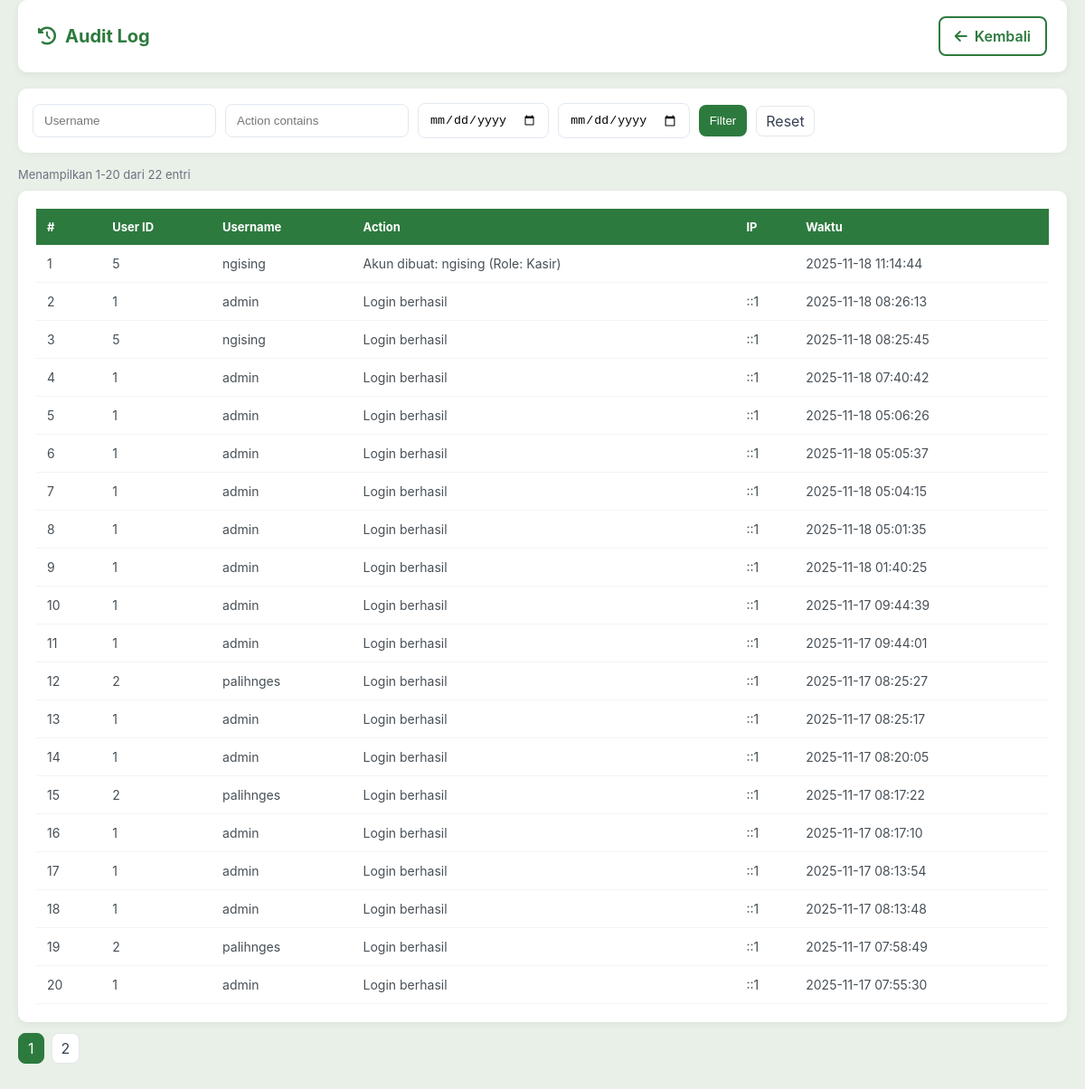
/audit_log.php (signed in), run on the app's committed database.
### tables this page shows
CREATE TABLE `audit_log` (
  `id` int(11) NOT NULL,
  `user_id` int(11) NOT NULL,
  `username` varchar(100) NOT NULL,
  `action` varchar(255) NOT NULL,
  `ip_address` varchar(50) DEFAULT NULL,
  `timestamp` datetime DEFAULT current_timestamp()
);

### audit_log.php (the view, shortened to what this page needs)
<?php
require_once 'config/conn_db.php';
$username = isset($_GET['username']) ? clean_input($_GET['username']) : '';
$actionq = isset($_GET['action_q']) ? clean_input($_GET['action_q']) : '';
$date_from = isset($_GET['date_from']) ? clean_input($_GET['date_from']) : '';
$date_to = isset($_GET['date_to']) ? clean_input($_GET['date_to']) : '';
$page = max(1, intval($_GET['page'] ?? 1));
$perPage = 20;
$where = '';
$countRes = mysqli_query($conn, "SELECT COUNT(*) AS total FROM audit_log $where");
$total = 0;
if ($countRes) {
    $r = mysqli_fetch_assoc($countRes);
    $total = intval($r['total']);
}
$offset = ($page - 1) * $perPage;
$sql = "SELECT * FROM audit_log $where ORDER BY timestamp DESC LIMIT $offset, $perPage";
$res = mysqli_query($conn, $sql);
?>
<!DOCTYPE html>
<html lang="id">
<head>
    <link rel="stylesheet" href="https://cdnjs.cloudflare.com/ajax/libs/font-awesome/6.4.0/css/all.min.css">
</head>
<body>
    <div class="container">
        <div class="header">
            <h2><i class="fas fa-history"></i> Audit Log</h2>
            <div class="page-actions">
                <a href="dashboard.php" class="btn btn-outline"><i class="fas fa-arrow-left"></i> Kembali</a>
            </div>
        </div>
        <div class="form-filters">
            <form method="get" style="display:flex; gap:10px; align-items:center; flex-wrap:wrap;">
                <input type="text" name="username" placeholder="Username" value="<?php echo htmlspecialchars($username); ?>">
                <input type="text" name="action_q" placeholder="Action contains" value="<?php echo htmlspecialchars($actionq); ?>">
                <input type="date" name="date_from" value="<?php echo htmlspecialchars($date_from); ?>">
                <input type="date" name="date_to" value="<?php echo htmlspecialchars($date_to); ?>">
                <button type="submit" class="btn-primary">Filter</button>
                <a href="audit_log.php" class="page-link">Reset</a>
            </form>
        </div>
        <div class="small muted" style="margin:10px 0;">Menampilkan <?php echo ($total>0?($offset+1)."-".min($offset+$perPage,$total):"0"); ?> dari <?php echo $total; ?> entri</div>
        <div class="table-wrap">
            <table>
                <thead>
                    <tr>
                        <th>#</th>
                        <th>User ID</th>
                        <th>Username</th>
                        <th>Action</th>
                        <th>IP</th>
                        <th>Waktu</th>
                    </tr>
                </thead>
                <tbody>
                    <?php if ($res && mysqli_num_rows($res) > 0): $no = $offset + 1; while ($row = mysqli_fetch_assoc($res)): ?>
                    <tr>
                        <td><?php echo $no++; ?></td>
                        <td><?php echo htmlspecialchars($row['user_id']); ?></td>
                        <td><?php echo htmlspecialchars($row['username']); ?></td>
                        <td><?php echo htmlspecialchars($row['action']); ?></td>
                        <td><?php echo htmlspecialchars($row['ip_address']); ?></td>
                        <td><?php echo htmlspecialchars($row['timestamp']); ?></td>
                    </tr>
                    <?php endwhile; else: ?>
                    <tr><td colspan="6" class="muted">Belum ada data audit log.</td></tr>
                    <?php endif; ?>
                </tbody>
            </table>
        </div>
        <div class="pagination">
            <?php
            $totalPages = max(1, ceil($total / $perPage));
            $baseUrl = 'audit_log.php?username=' . urlencode($username) . '&action_q=' . urlencode($actionq) . '&date_from=' . urlencode($date_from) . '&date_to=' . urlencode($date_to) . '&page=';
            for ($p = 1; $p <= $totalPages; $p++) {
                if ($p == $page) {
                    echo '<span class="page-link active">' . $p . '</span>';
                } else {
                    echo '<a class="page-link" href="' . $baseUrl . $p . '">' . $p . '</a>';
                }
            }
            ?>
        </div>
    </div>
</body>
</html>

### audit_log.php (style rules this page uses)
* { margin:0; padding:0; box-sizing: border-box; }
body { font-family: 'Inter', sans-serif; background: #e8f0e8; min-height: 100vh; }
.container { max-width: 100%; margin: 0; padding: 0 20px 40px; }
.header { background: white; padding: 18px 22px; border-radius: 10px; margin-bottom: 18px; box-shadow: 0 2px 8px rgba(0,0,0,0.06); display: flex; justify-content: space-between; align-items: center; gap: 12px; }
.header h2 { color: #2d7a3e; font-size: 20px; display:flex; align-items:center; gap:10px; }
.page-actions { display:flex; gap:10px; }
.btn { padding: 10px 16px; border-radius: 8px; cursor: pointer; border: none; font-weight: 600; display:inline-flex; align-items:center; gap:8px; text-decoration:none; }
.btn-primary { background: #2d7a3e; color: white; }
.btn-outline { background: white; border: 2px solid #2d7a3e; color: #2d7a3e; }
.form-filters { background: white; padding: 16px; border-radius: 10px; box-shadow: 0 2px 8px rgba(0,0,0,0.04); margin-bottom: 16px; display:flex; gap:10px; flex-wrap:wrap; align-items:center; }
.form-filters input[type=text], .form-filters input[type=date] { padding:10px 12px; border:1px solid #e2e8f0; border-radius:8px; }
.form-filters button { padding:10px 12px; border-radius:8px; border:none; background:#2d7a3e; color:white; cursor:pointer }
.table-wrap { background: white; padding: 20px; border-radius: 10px; box-shadow: 0 2px 8px rgba(0,0,0,0.06); overflow-x:auto; }
table { width:100%; border-collapse: collapse; min-width: 720px; }
thead th { background: #2d7a3e; color: white; padding:12px; text-align:left; font-size:13px; }
tbody td { padding:12px; border-bottom:1px solid #f1f5f4; color:#475057; font-size:14px; }
.muted { color:#6b7280; font-size:13px; }
.pagination { margin-top:12px; display:flex; gap:8px; align-items:center; flex-wrap:wrap; }
.page-link { padding:6px 10px; border-radius:8px; border:1px solid #e5e7eb; background:white; text-decoration:none; color:#374151; }
.page-link.active { background:#2d7a3e; color:white; border-color:#2d7a3e }

### data on the page
audit_log: user "5", username "ngising", action "Akun dibuat: ngising (Role: Kasir)", timestamp "2025-11-18 11:14:44"
audit_log: user "1", username "admin", action "Login berhasil", ip_address "::1", timestamp "2025-11-18 08:26:13"
audit_log: user "5", username "ngising", action "Login berhasil", ip_address "::1", timestamp "2025-11-18 08:25:45"
audit_log: user "1", username "admin", action "Login berhasil", ip_address "::1", timestamp "2025-11-18 07:40:42"
audit_log: user "1", username "admin", action "Login berhasil", ip_address "::1", timestamp "2025-11-18 05:06:26"
audit_log: user "1", username "admin", action "Login berhasil", ip_address "::1", timestamp "2025-11-18 05:05:37"
audit_log: user "1", username "admin", action "Login berhasil", ip_address "::1", timestamp "2025-11-18 05:04:15"
audit_log: user "1", username "admin", action "Login berhasil", ip_address "::1", timestamp "2025-11-18 05:01:35"
audit_log: user "1", username "admin", action "Login berhasil", ip_address "::1", timestamp "2025-11-18 01:40:25"
audit_log: user "1", username "admin", action "Login berhasil", ip_address "::1", timestamp "2025-11-17 09:44:39"
audit_log: user "1", username "admin", action "Login berhasil", ip_address "::1", timestamp "2025-11-17 09:44:01"
audit_log: user "2", username "palihnges", action "Login berhasil", ip_address "::1", timestamp "2025-11-17 08:25:27"
audit_log: user "1", username "admin", action "Login berhasil", ip_address "::1", timestamp "2025-11-17 08:25:17"
audit_log: user "1", username "admin", action "Login berhasil", ip_address "::1", timestamp "2025-11-17 08:20:05"
audit_log: user "2", username "palihnges", action "Login berhasil", ip_address "::1", timestamp "2025-11-17 08:17:22"
audit_log: user "1", username "admin", action "Login berhasil", ip_address "::1", timestamp "2025-11-17 08:17:10"
audit_log: user "1", username "admin", action "Login berhasil", ip_address "::1", timestamp "2025-11-17 08:13:54"
audit_log: user "1", username "admin", action "Login berhasil", ip_address "::1", timestamp "2025-11-17 08:13:48"
audit_log: user "2", username "palihnges", action "Login berhasil", ip_address "::1", timestamp "2025-11-17 07:58:49"
audit_log: user "1", username "admin", action "Login berhasil", ip_address "::1", timestamp "2025-11-17 07:55:30"

### other printed values
$offset+1 "1"
min($offset+$perPage,$total) "20"
$total "22"
